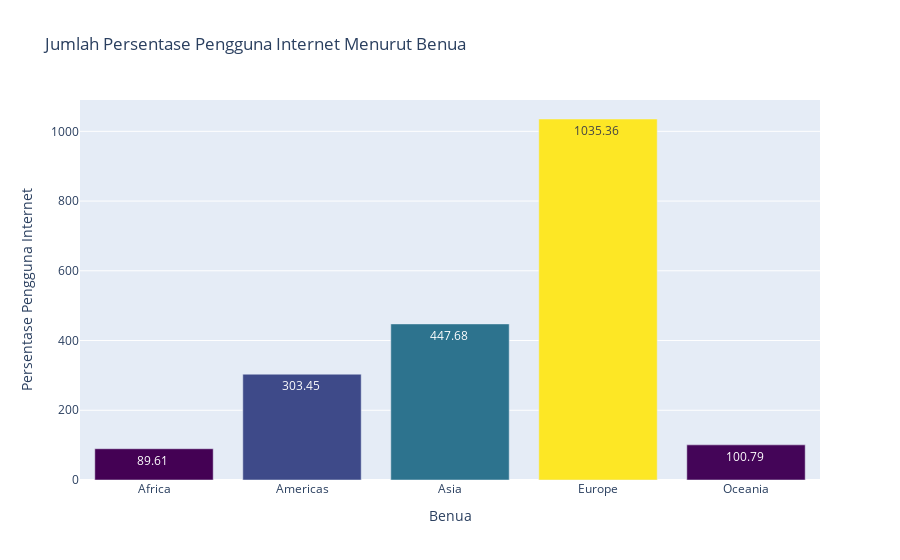

Notebook cell for this chart:
### Markdown cell above
* Visualisasi Barplot

### Code cell
fig = go.Figure(go.Bar(
    x=grouped_continent['continent'],
    y=grouped_continent['internet_user_percent'],
    marker={'color': grouped_continent['internet_user_percent'],
            'colorscale': 'Viridis'},
    text=grouped_continent['internet_user_percent'],
    texttemplate='%{y:.2f} ',
    textposition='auto'
))

fig.update_layout(
    title='Jumlah Persentase Pengguna Internet Menurut Benua',
    xaxis_title='Benua',
    yaxis_title='Persentase Pengguna Internet',
    yaxis_tickformat='%.1f%%'
)

fig.show()

### Figure 1 — Plotly figure (JSON) as saved in the notebook; plotly's stock layout.template omitted (floating-point values rounded to 4 significant figures)
{"data": [{"marker": {"color": [89.61, 303.4, 447.7, 1035.0, 100.8], "colorscale": [[0, "#440154"], [0.1111, "#482878"], [0.2222, "#3e4989"], [0.3333, "#31688e"], [0.4444, "#26828e"], [0.5556, "#1f9e89"], [0.6667, "#35b779"], [0.7778, "#6ece58"], [0.8889, "#b5de2b"], [1, "#fde725"]]}, "text": [89.61, 303.4, 447.7, 1035.0, 100.8], "textposition": "auto", "texttemplate": "%{y:.2f} ", "type": "bar", "x": ["Africa", "Americas", "Asia", "Europe", "Oceania"], "y": [89.61, 303.4, 447.7, 1035.0, 100.8]}], "layout": {"title": {"text": "Jumlah Persentase Pengguna Internet Menurut Benua"}, "xaxis": {"title": {"text": "Benua"}}, "yaxis": {"tickformat": "%.1f%%", "title": {"text": "Persentase Pengguna Internet"}}}}
